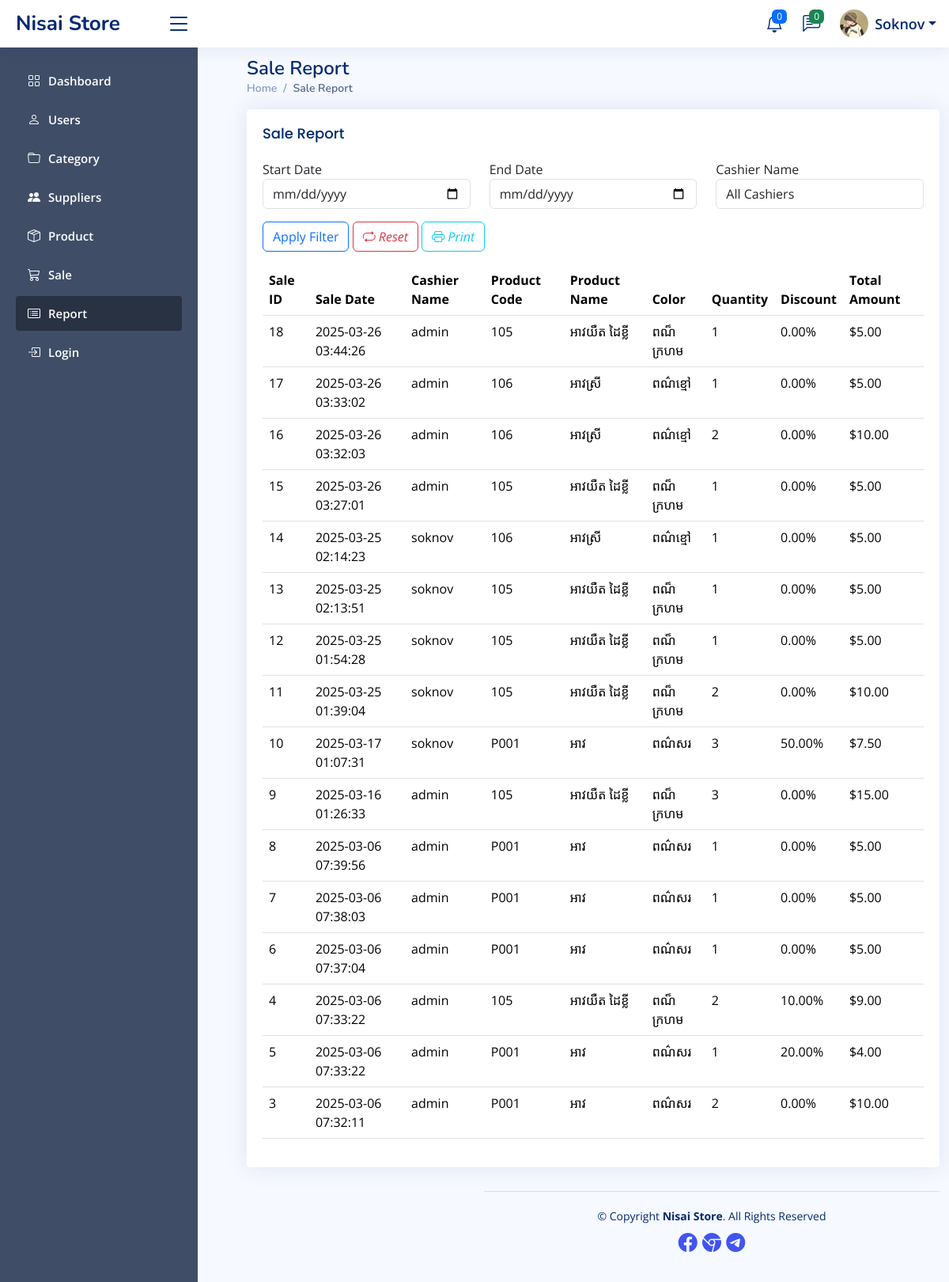
Screenshot of /Project/Admin/sale_report.php (signed in) with the database file from the repository.
### tables this page shows
CREATE TABLE `sales` (
  `sale_id` int(11) NOT NULL,
  `product_id` int(11) NOT NULL,
  `product_code` varchar(50) NOT NULL,
  `product_name` varchar(255) NOT NULL,
  `color` varchar(50) DEFAULT NULL,
  `quantity` int(11) NOT NULL,
  `discount` decimal(5,2) DEFAULT 0.00,
  `sale_date` timestamp NOT NULL DEFAULT current_timestamp(),
  `cashier_name` varchar(255) NOT NULL,
  `total_amount` decimal(10,2) NOT NULL,
  `status` enum('Completed','Pending','Cancelled') DEFAULT 'Completed',
  `price` varchar(50) NOT NULL
);

### Project/Admin/sale_report.php (the view, shortened to what this page needs)
<?php
include('include/header.php');
include('include/sidebar.php');
$startDate = isset($_GET['startDate']) ? $_GET['startDate'] : '';
$endDate = isset($_GET['endDate']) ? $_GET['endDate'] : '';
$query = "SELECT sale_id, product_code, product_name, color, quantity, discount, sale_date, cashier_name, total_amount, status
          FROM sales
          WHERE 1=1";
$query .= " ORDER BY sale_date DESC";
$result = mysqli_query($conn, $query);
?>
  <main id="main" class="main">
    <div class="pagetitle">
      <h1>Sale Report</h1>
      <nav>
        <ol class="breadcrumb">
          <li class="breadcrumb-item"><a href="index.php">Home</a></li>
          <li class="breadcrumb-item active">Sale Report</li>
        </ol>
      </nav>
    </div>
    <section class="section">
      <div class="row">
        <div class="col-lg-12">
          <div class="card">
            <div class="card-body">
              <h5 class="card-title">Sale Report</h5>
<div class="row mb-3">
    <div class="col-md-4">
        <label for="startDate">Start Date</label>
        <input type="date" class="form-control" id="startDate" name="startDate" value="<?php echo $startDate; ?>">
    </div>
    <div class="col-md-4">
        <label for="endDate">End Date</label>
        <input type="date" class="form-control" id="endDate" name="endDate" value="<?php echo $endDate; ?>">
    </div>
    <div class="col-md-4">
        <label for="cashierName">Cashier Name</label>
        <select class="form-control" id="cashierName" name="cashierName">
            <option value="">All Cashiers</option>
        </select>
    </div>
</div>
<div class="row mb-3">
    <div class="col-md-12">
        <button type="button" class="btn btn-outline-primary" id="applyFilter">Apply Filter</button>
        <button type="button" class="btn btn-outline-danger" id="resetFilter"><i class="bi bi-repeat"> Reset</i> </button>
        <button type="button" class="btn btn-outline-info" id="printReport"><i class="bi bi-printer"> Print</i></button>
    </div>
</div>
              <table class="table datatable">
                <thead>
                  <tr>
                    <th>Sale ID</th>
                    <th>Sale Date</th>
                    <th>Cashier Name</th>
                    <th>Product Code</th>
                    <th>Product Name</th>
                    <th>Color</th>
                    <th>Quantity</th>
                    <th>Discount</th>
                    <th>Total Amount</th>
                  </tr>
                </thead>
                <tbody>
                  <?php
                  if (mysqli_num_rows($result) > 0) {
                      while ($row = mysqli_fetch_assoc($result)) {
                          echo "<tr>
                                  <td>{$row['sale_id']}</td>
                                  <td>{$row['sale_date']}</td>
                                  <td>{$row['cashier_name']}</td>
                                  <td>{$row['product_code']}</td>
                                  <td>{$row['product_name']}</td>
                                  <td>{$row['color']}</td>
                                  <td>{$row['quantity']}</td>
                                  <td>{$row['discount']}%</td>
                                  <td>\${$row['total_amount']}</td>
                                </tr>";
                      }
                  } else {
                      echo "<tr><td colspan='11' class='text-center'>No sale records found.</td></tr>";
                  }
                  ?>
                </tbody>
              </table>
            </div>
          </div>
        </div>
      </div>
    </section>
<?php include('include/footer.php') ?>

### Project/assets/css/style.css (style rules this page uses)
:root { scroll-behavior: smooth; }
body { font-family: "Open Sans", Arial, sans-serif; background: #f6f9ff; color: #444444; }
a { color: #4154f1; text-decoration: none; }
h1, h2, h3, h4, h5, h6 { font-family: "Nunito", sans-serif; }
#main { margin-top: 60px; padding: 1%; transition: all 0.3s; }
.pagetitle { margin-bottom: 10px; }
.pagetitle h1 { font-size: 24px; margin-bottom: 0; font-weight: 600; color: #012970; }
.card { margin-bottom: 30px; border: none; border-radius: 5px; box-shadow: 0px 0 30px rgba(1, 41, 112, 0.1); }
.card-title { padding: 20px 0 15px 0; font-size: 18px; font-weight: 500; color: #012970; font-family: "Poppins", sans-serif; }
.card-body { padding: 0 20px 20px 20px; }
.breadcrumb { font-size: 14px; font-family: "Nunito", sans-serif; color: #899bbd; font-weight: 600; }
.breadcrumb a { color: #899bbd; transition: 0.3s; }
.breadcrumb .breadcrumb-item::before { color: #899bbd; }
.breadcrumb .active { color: #51678f; font-weight: 600; }
@media (min-width: 1200px) { #main, #footer { margin-left: 300px; } }

### rows the page displays
sales: sale_id "18", sale_date "2025-03-26 03:44:26", cashier_name "admin", product_code "105", product_name "អាវយឺត ដៃខ្លី", color "ពណ៏ក្រហម", quantity "1", discount "0.00", total_amount "5.00"
sales: sale_id "17", sale_date "2025-03-26 03:33:02", cashier_name "admin", product_code "106", product_name "អាវស្រី", color "ពណ៌ខ្មៅ", quantity "1", discount "0.00", total_amount "5.00"
sales: sale_id "16", sale_date "2025-03-26 03:32:03", cashier_name "admin", product_code "106", product_name "អាវស្រី", color "ពណ៌ខ្មៅ", quantity "2", discount "0.00", total_amount "10.00"
sales: sale_id "15", sale_date "2025-03-26 03:27:01", cashier_name "admin", product_code "105", product_name "អាវយឺត ដៃខ្លី", color "ពណ៏ក្រហម", quantity "1", discount "0.00", total_amount "5.00"
sales: sale_id "14", sale_date "2025-03-25 02:14:23", cashier_name "soknov", product_code "106", product_name "អាវស្រី", color "ពណ៌ខ្មៅ", quantity "1", discount "0.00", total_amount "5.00"
sales: sale_id "13", sale_date "2025-03-25 02:13:51", cashier_name "soknov", product_code "105", product_name "អាវយឺត ដៃខ្លី", color "ពណ៏ក្រហម", quantity "1", discount "0.00", total_amount "5.00"
sales: sale_id "12", sale_date "2025-03-25 01:54:28", cashier_name "soknov", product_code "105", product_name "អាវយឺត ដៃខ្លី", color "ពណ៏ក្រហម", quantity "1", discount "0.00", total_amount "5.00"
sales: sale_id "11", sale_date "2025-03-25 01:39:04", cashier_name "soknov", product_code "105", product_name "អាវយឺត ដៃខ្លី", color "ពណ៏ក្រហម", quantity "2", discount "0.00", total_amount "10.00"
sales: sale_id "10", sale_date "2025-03-17 01:07:31", cashier_name "soknov", product_code "P001", product_name "អាវ", color "ពណ៌សរ", quantity "3", discount "50.00", total_amount "7.50"
sales: sale_id "9", sale_date "2025-03-16 01:26:33", cashier_name "admin", product_code "105", product_name "អាវយឺត ដៃខ្លី", color "ពណ៏ក្រហម", quantity "3", discount "0.00", total_amount "15.00"
sales: sale_id "8", sale_date "2025-03-06 07:39:56", cashier_name "admin", product_code "P001", product_name "អាវ", color "ពណ៌សរ", quantity "1", discount "0.00", total_amount "5.00"
sales: sale_id "7", sale_date "2025-03-06 07:38:03", cashier_name "admin", product_code "P001", product_name "អាវ", color "ពណ៌សរ", quantity "1", discount "0.00", total_amount "5.00"
sales: sale_id "6", sale_date "2025-03-06 07:37:04", cashier_name "admin", product_code "P001", product_name "អាវ", color "ពណ៌សរ", quantity "1", discount "0.00", total_amount "5.00"
sales: sale_id "4", sale_date "2025-03-06 07:33:22", cashier_name "admin", product_code "105", product_name "អាវយឺត ដៃខ្លី", color "ពណ៏ក្រហម", quantity "2", discount "10.00", total_amount "9.00"
sales: sale_id "5", sale_date "2025-03-06 07:33:22", cashier_name "admin", product_code "P001", product_name "អាវ", color "ពណ៌សរ", quantity "1", discount "20.00", total_amount "4.00"
sales: sale_id "3", sale_date "2025-03-06 07:32:11", cashier_name "admin", product_code "P001", product_name "អាវ", color "ពណ៌សរ", quantity "2", discount "0.00", total_amount "10.00"

### other values shown
$out_of_stock_count "0"
$_SESSION['USERNAME'] "Soknov"
